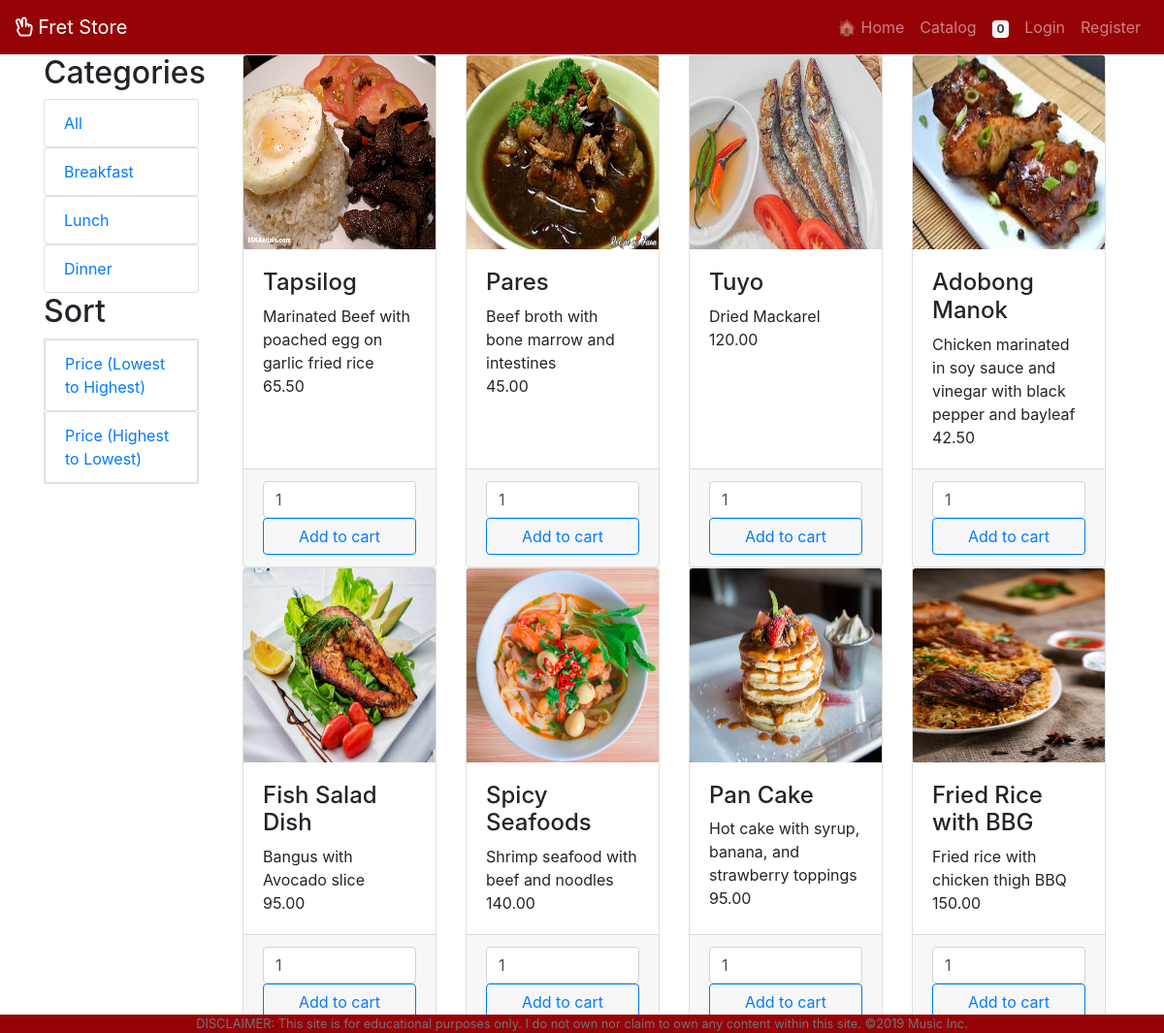
Screenshot of /app/views/catalog.php with the database file from the repository.
### tables this page shows
CREATE TABLE `categories` (
  `id` int(11) NOT NULL,
  `name` varchar(255) NOT NULL
);

CREATE TABLE `items` (
  `id` int(11) NOT NULL,
  `name` varchar(255) NOT NULL,
  `description` varchar(255) NOT NULL,
  `price` decimal(18,2) NOT NULL,
  `image_path` varchar(255) NOT NULL,
  `category_id` int(11) NOT NULL
);

### app/views/catalog.php (the view, shortened to what this page needs)
<?php require_once '../partials/template.php'; ?>
<?php function get_page_content() { ?>
	<?php require_once '../controllers/connect.php';
	if (!isset($_SESSION['user']) || (isset($_SESSION['user'])) && $_SESSION['user']['roles_id'] == 2) {
	global $conn;	?>
	<div class="container">
		<div class="row">
			<div class="col-sm-2">
				<h2> Categories </h2>
				<ul class="list-group">
					<a href="catalog.php">
						<li class="list-group-item"> All </li>
					</a>
					<?php
						$sql = "SELECT * FROM categories";
						$categories = mysqli_query($conn, $sql);
						foreach ($categories as $category) { ?>
							<a href="catalog.php?category_id=<?php echo $category['id']; ?>">
								<li class="list-group-item">
									<?php echo $category['name']; ?>
								</li>
							</a>
					<?php } ?>
				</ul>
				<h2> Sort </h2>
				<ul class="list-group border">
					<a href="../controllers/sort.php?sort=asc">
						<li class="list-group-item">
							Price (Lowest to Highest)
						</li>
					</a>
					<a href="../controllers/sort.php?sort=desc">
						<li class="list-group-item">
							Price (Highest to Lowest)
						</li>
					</a>
				</ul>
			</div>
			<div class="col-sm-10">
				<div class="container">
					<?php
						$sql2 = "SELECT * FROM items";
						$items = mysqli_query($conn, $sql2);
						echo "<div class='row'>";
						foreach ($items as $item) { ?>
							<div class="col-sm-3">
								<div class="card h-100">
									<img class="card-img-top" height="200" src="<?php echo $item['image_path']; ?>">
									<div class="card-body">
										<h4 class="cart-title">
											<?php echo $item['name']; ?>
										</h4>
										<p class="card-text">
											<?php echo $item['description']; ?>
											<br>
											<?php echo $item['price']; ?>
										</p>
									</div>
									<div class="card-footer">
										<input type="number" class="form-control" value="1">
										<button type="submit" class="btn btn-block btn-outline-primary add-to-cart" data-id="<?php echo $item['id']; ?>"> Add to cart
										</button>
									</div>
								</div>
							</div>
					 	<?php  }; echo "</div>"; ?>
				</div>
			</div>
		</div>
	</div>
<?php } else {
	header("Location: ./error.php");
} ?>
<?php } ?>

### app/partials/template.php (shortened to what this page needs)
<!DOCTYPE html>
<html lang="en">
<head>
	<link rel="stylesheet" href="https://use.fontawesome.com/releases/v5.6.3/css/all.css">
	<link rel="stylesheet" href="https://maxcdn.bootstrapcdn.com/bootstrap/4.1.3/css/bootstrap.min.css">
	<link rel="stylesheet" href="../assets/css/styleStore.css">
</head>
<body>
	<?php
	require_once 'header.php';
	get_page_content();
	require_once 'footer.php';
	?>
</body>
</html>

### app/partials/header.php (shortened to what this page needs)
<nav class="navbar navbar-expand-lg navbar-dark">
	<a class="navbar-brand" href="home.php">
		<i class="far fa-hand-peace"></i> Fret Store
	</a>
	<div id="navbar-nav" class="collapse navbar-collapse">
		<ul class="navbar-nav ml-auto">
			<?php if (!isset($_SESSION['user']) || (isset($_SESSION['user']) && ($_SESSION['user']['roles_id'] ==2))) { ?>
			<li class="nav-item">
				<a class="nav-link" href="./home.php"> 🏠 Home </a>
			</li>
			<li class="nav-item">
				<a class="nav-link" href="../views/catalog.php"> Catalog </a>
			</li>
			<li class="nav-item">
				<a class="nav-link" href="./cart.php"><span class="badge bg-light text-dark" id="cartCount">
					<?php
						if (isset($_SESSION['cart'])) {
							echo array_sum($_SESSION['cart']);
						} else {
							echo 0;
						}
					?>
				</span></a>
			</li>
		<?php } ?>
		<?php if(isset($_SESSION['user'])) { ?>
			<li class="nav-item">
				<a class="nav-link" href="./profile.php"> Welcome, <?php echo $_SESSION['user']['firstname']; ?> </a>
			</li>
			<li class="nav-item">
				<a class="nav-link" href="../controllers/logout.php"> Logout </a>
			</li>
		<?php } else { ?>
			<li class="nav-item">
				<a class="nav-link" href="./login.php"> Login </a>
			</li>
			<li class="nav-item">
				<a class="nav-link" href="./register.php"> Register </a>
			</li>
		<?php } ?>
		</ul>
	</div>
</nav>

### app/partials/footer.php (shortened to what this page needs)
<footer class="row footer fixed-bottom px-3 justify-content-center">
	<small class="text-muted text-white">
		DISCLAIMER: This site is for educational purposes only. I do not own nor claim to own any content within this site. &copy;2019 Music Inc.
	</small>
</footer>

### app/assets/css/styleStore.css (style rules this page uses)
.navbar { background-color: #960307; }
.footer { background-color: #960307; }

### rows the page displays
categories: name "Breakfast"
categories: name "Lunch"
categories: name "Dinner"
items: image_path (picture), name "Tapsilog", description "Marinated Beef with poached egg on garlic fried rice", price "65.50"
items: image_path (picture), name "Pares", description "Beef broth with bone marrow and intestines", price "45.00"
items: image_path (picture), name "Tuyo", description "Dried Mackarel", price "120.00"
items: image_path (picture), name "Adobong Manok", description "Chicken marinated in soy sauce and vinegar with black pepper and bayleaf", price "42.50"
items: image_path (picture), name "Fish Salad Dish", description "Bangus with Avocado slice", price "95.00"
items: image_path (picture), name "Spicy Seafoods", description "Shrimp seafood with beef and noodles", price "140.00"
items: image_path (picture), name "Pan Cake", description "Hot cake with syrup, banana, and strawberry toppings", price "95.00"
items: image_path (picture), name "Fried Rice with BBG", description "Fried rice with chicken thigh BBQ", price "150.00"
